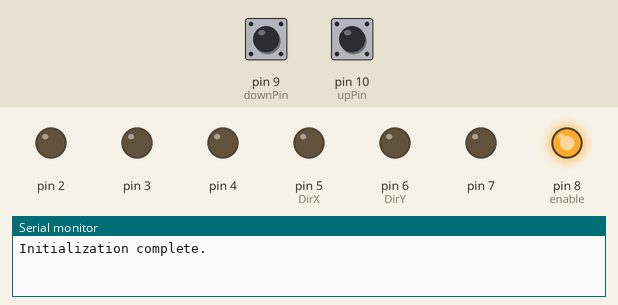
A sketch run on a simulated Arduino Uno, built with avr-gcc and run on an emulated ATmega328P. Shown: output pins drawn as LEDs (lit = HIGH), the last lines printed to the serial monitor. Inputs (shaded band) come from the test bench; at power-on: pin 9 (downPin) HIGH, pin 10 (upPin) HIGH.

Above: at 1.2 s.
1.3 s: pin 9 (downPin) pulled LOW for 0.15 s
At 2.7 s:
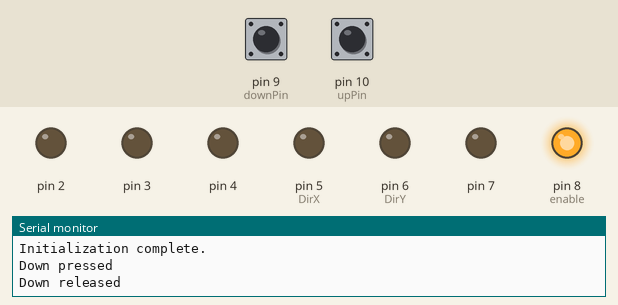
3.0 s: pin 10 (upPin) pulled LOW for 0.15 s
At 4.2 s:
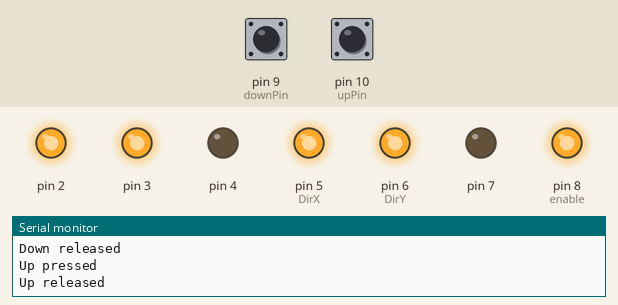
4.7 s: pin 9 (downPin) pulled LOW for 1 s
At 5.5 s:
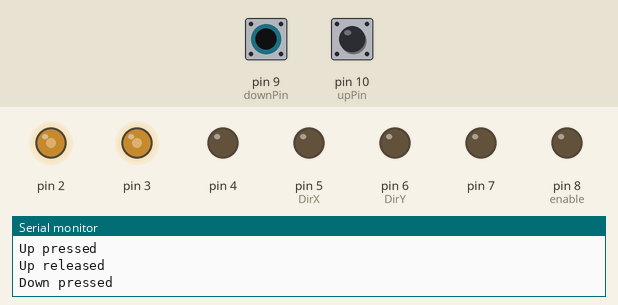
7.2 s: pin 10 (upPin) pulled LOW for 1 s
At 7.5 s:
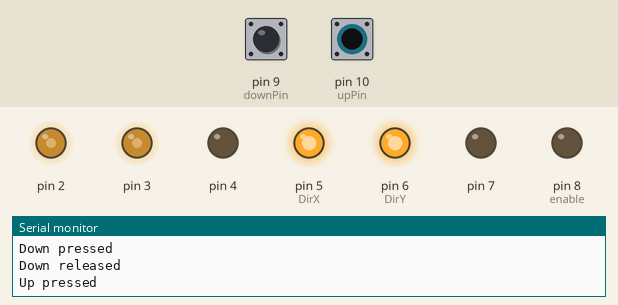
9.7 s: pin 9 (downPin) pulled LOW for 0.15 s
At 10.5 s:
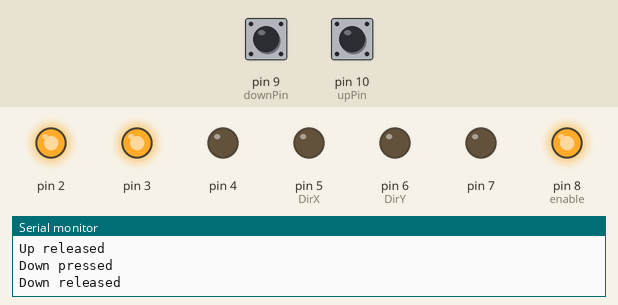
11.4 s: pin 10 (upPin) pulled LOW for 0.15 s
At 13.0 s:
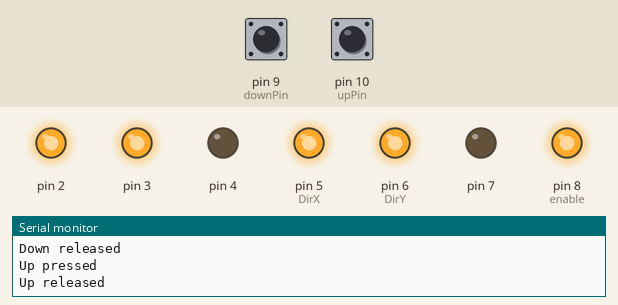
Timing chart, 0 to 14.1 s (numbered marks = the images above; inputs shaded):
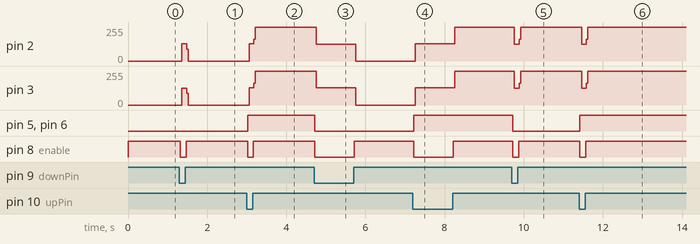

Measured:
- after the input at 1.3 s, pin 2: 0/255 → 128/255 after 0.06 s, → 0/255 0.12 s later; pin 3: 0/255 → 127/255 after 0.06 s, → 0/255 0.12 s later; pin 8 (enable): HIGH → LOW at once, → HIGH 0.15 s later
- after the input at 3.0 s, pin 2, pin 3: 0/255 → 128/255 after 0.06 s, → 255/255 0.12 s later; pin 5 (DirX), pin 6 (DirY): LOW → HIGH at once; pin 8 (enable): HIGH → LOW at once, → HIGH 0.15 s later
- after the input at 4.7 s, pin 2: 255/255 → 127/255 after 0.06 s, → 0/255 1.0 s later; pin 3: 255/255 → 128/255 after 0.06 s, → 0/255 1.0 s later; pin 5 (DirX), pin 6 (DirY): HIGH → LOW at once; pin 8 (enable): HIGH → LOW at once, → HIGH 1.0 s later
- after the input at 7.2 s, pin 2, pin 3: 0/255 → 128/255 after 0.06 s, → 255/255 1.0 s later; pin 5 (DirX), pin 6 (DirY): LOW → HIGH at once; pin 8 (enable): HIGH → LOW at once, → HIGH 1.0 s later
- after the input at 9.7 s, pin 2, pin 3: 255/255 → 127/255 after 0.06 s, → 255/255 0.12 s later; pin 5 (DirX), pin 6 (DirY): HIGH → LOW at once; pin 8 (enable): HIGH → LOW at once, → HIGH 0.15 s later
- after the input at 11.4 s, pin 2, pin 3: 255/255 → 127/255 after 0.06 s, → 255/255 0.12 s later; pin 5 (DirX), pin 6 (DirY): LOW → HIGH at once; pin 8 (enable): HIGH → LOW at once, → HIGH 0.15 s later

The sketch:

IceGantry.ino
```cpp
// (licence header left out)
#include <stdint.h>
#include "InputDebounce.h"

#define BUTTON_DEBOUNCE_DELAY   20   // [ms]

static const uint8_t upPin = 10;
static const uint8_t downPin = 9;
static InputDebounce upBtn;
static InputDebounce downBtn;

static const uint8_t StepX = 2;
static const uint8_t StepY = 3;
static const uint8_t StepZ = 4;
static const uint8_t DirX = 5;
static const uint8_t DirY = 6;
static const uint8_t DirZ = 7;
static const uint8_t enable = 8;

enum {Down, Up, Idle};

uint8_t state = Idle;

#define togglePin(p) digitalWrite(p, digitalRead(p) == HIGH ? LOW : HIGH)

void initOutput(uint8_t pin, uint8_t state) {
  pinMode(pin, OUTPUT);
  digitalWrite(pin, state);
}

void upPressed(uint8_t pinIn)
{
  Serial.println("Up pressed");
  state = Up;
}

void upReleased(uint8_t pinIn)
{
  Serial.println("Up released");
  state = Idle;
}

void downPressed(uint8_t pinIn)
{
  Serial.println("Down pressed");
  state = Down;
}

void downReleased(uint8_t pinIn)
{
  Serial.println("Down released");
  state = Idle;
}

void setup() {
  Serial.begin(115200);

  initOutput(StepX, 0);
  initOutput(StepY, 0);
  initOutput(StepZ, 0);
  initOutput(DirX, 0);
  initOutput(DirY, 0);
  initOutput(DirZ, 0);
  initOutput(enable, 0);

  pinMode(upPin, INPUT_PULLUP);
  pinMode(downPin, INPUT_PULLUP);

  upBtn.registerCallbacks(upPressed, upReleased, NULL);
  downBtn.registerCallbacks(downPressed, downReleased, NULL);

  // setup input buttons (debounced)
  upBtn.setup(upPin, BUTTON_DEBOUNCE_DELAY, InputDebounce::PIM_INT_PULL_UP_RES);
  downBtn.setup(downPin, BUTTON_DEBOUNCE_DELAY, InputDebounce::PIM_INT_PULL_UP_RES); // single-shot pressed-on time duration callback

  Serial.println("Initialization complete.");
}

void loop() {
  unsigned long now = millis();

  // poll button state
  upBtn.process(now); // callbacks called in context of this function
  downBtn.process(now);

  // run the stepper
  if (state == Idle) {
    digitalWrite(enable, HIGH);
  } else {
    digitalWrite(enable, LOW);
    digitalWrite(DirX, state);
    digitalWrite(DirY, state);
    togglePin(StepX);
    togglePin(StepY);
  }
}
```
